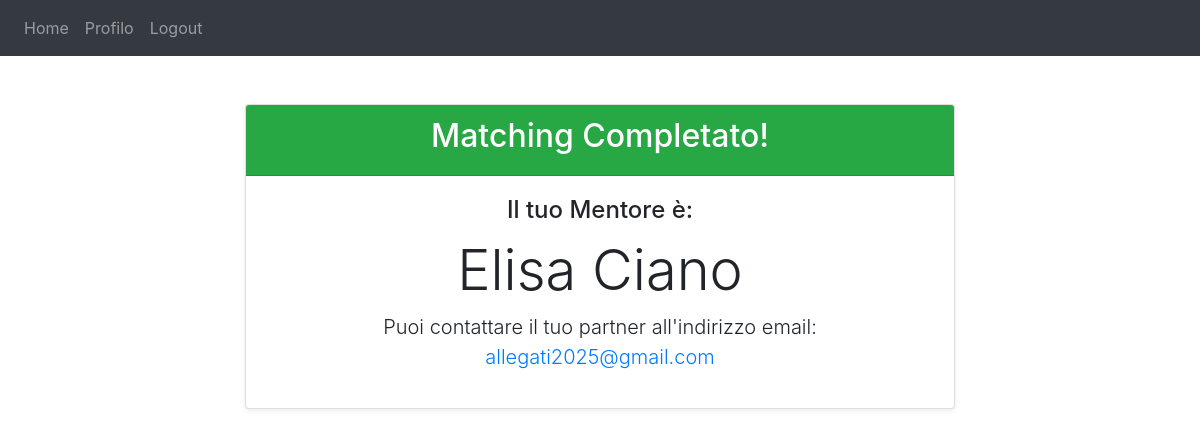
Screenshot of /state (signed in) with the database file from the repository.
### website/models.py (models this page shows)
class User(db.Model, UserMixin):
    id = db.Column(db.Integer, primary_key=True)
    email = db.Column(db.String(150), unique=True)
    password = db.Column(db.String(150))
    first_name = db.Column(db.String(150))
    surname = db.Column(db.String(150))
    is_admin = db.Column(db.Boolean, default=False, nullable=False)
    university = db.Column(db.String(150))
    current_status = db.Column(db.String(150))
    field_of_study = db.Column(db.String(150))
    participation_role = db.Column(db.String(150))
    time_commitment = db.Column(db.String(150))
    communication = db.Column(db.String(150))
    improve_communication = db.Column(db.String(150))
    help_writing_paper = db.Column(db.String(150))
    maximize_conference_experience = db.Column(db.String(150))
    help_choice_time_abroad = db.Column(db.String(150))
    phd_work_balance = db.Column(db.String(150))
    phd_family_balance = db.Column(db.String(150))
    improve_soft_skills = db.Column(db.String(150))
    help_academic_career = db.Column(db.String(150))
    help_industrial_career = db.Column(db.String(150))
    talk_mental_wellbeing = db.Column(db.String(150))
    discovery = db.Column(db.String(150))
    advice = db.Column(db.String(150))
    promotion_help = db.Column(db.String(150))
    matching_status = db.Column(db.Integer, default=None, nullable=True)

### website/views.py (the view)
@views.route('/state', methods=['GET', 'POST'])
@login_required
def state():
    partner = None
    if current_user.matching_status == 0:
        match_come_mentee = Match.query.filter_by(
            mentee_id=current_user.id,
            status='Approved'
        ).first()
        match_come_mentor = Match.query.filter_by(
            mentor_id=current_user.id,
            status='Approved'
        ).first()
        if match_come_mentee:
            partner = match_come_mentee.mentor
        elif match_come_mentor:
            partner = match_come_mentor.mentee
    return render_template("state.html", user=current_user, partner=partner)

### website/templates/state.html (shortened to what this page needs)
{% extends "base.html" %}
{% block content %}
<div class="container mt-5">
  <div class="row justify-content-center">
    <div class="col-md-8">
      {% if partner %}
        <div class="card text-center shadow-sm">
          <div class="card-header bg-success text-white">
            <h2>Matching Completato!</h2>
          </div>
          <div class="card-body">
            <h4 class="card-title">
              {% if current_user.participation_role.startswith('Mentee') %}
                Il tuo Mentore è:
              {% else %}
                Il tuo Mentee è:
              {% endif %}
            </h4>
            <h1 class="display-4">{{ partner.first_name }} {{ partner.surname }}</h1>
            <p class="lead">
              Puoi contattare il tuo partner all'indirizzo email:
              <a href="mailto:{{ partner.email }}">{{ partner.email }}</a>
            </p>
          </div>
        </div>
      {% endif %}
    </div>
  </div>
</div>
{% endblock %}

### rows the page displays
User: first_name "Elisa", surname "Ciano", email "allegati2025@gmail.com"
